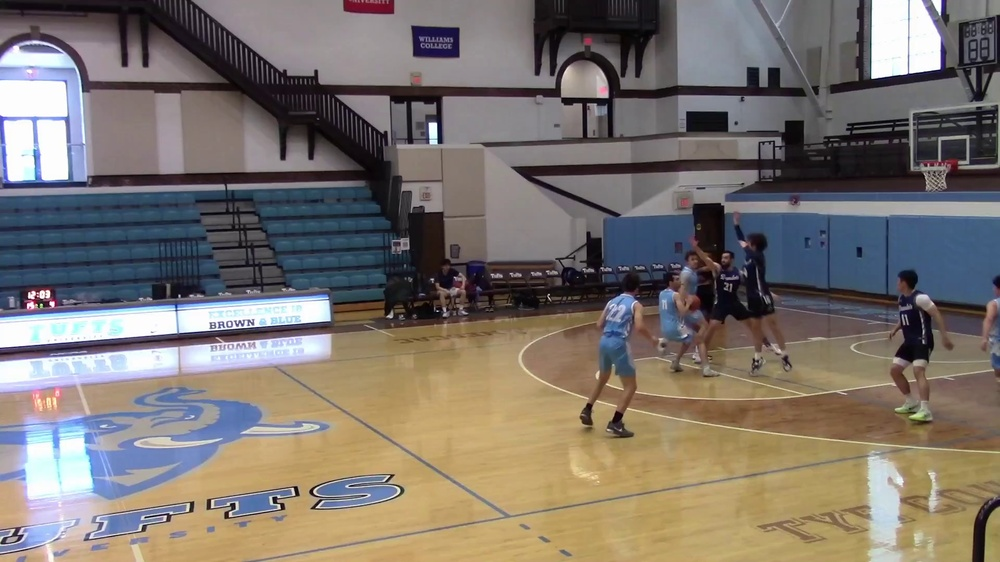
#> input picture raw_frames/tufts_v_brandeis_frame_0.jpg, 1000 x 562 px, shrunk from 1920 x 1080 before the run
$ python -i detect_basketball.py   (imports and definitions only)
#> lines starting #> are read from the running program, lines starting #| are printed output that depends on the picture; after the words box and inside, x2 and y2 are one past the last pixel; in counts of white or black regions, pixels touching at a corner belong together
#> further down, picture is the input picture: shape (562, 1000, 3); mean B, G, R 109.8, 115.9, 123.7
# NOTE: DO NOT RUN THIS FILE, THE IMAGE DETECTION IS COMPLETELY OFF

# [1 line not run here, left out]

import cv2
import os
import numpy as np

# Create the testing_data folder if it doesn't exist
output_folder = 'testing_data'
# [1 line not run here, left out]

# Define the color range for basketball detection in HSV space
lower_orange = np.array([5, 50, 50])  # Lower bound for orange color
upper_orange = np.array([15, 255, 255])  # Upper bound for orange color

# Function to detect basketball in a frame
def detect_ball(frame):
    # Convert the frame to HSV color space
    hsv = cv2.cvtColor(frame, cv2.COLOR_BGR2HSV)
#> hsv: shape (562, 1000, 3); mean H, S, V 76.7, 69.8, 133.9

    # Create a mask for the basketball color
    mask = cv2.inRange(hsv, lower_orange, upper_orange)
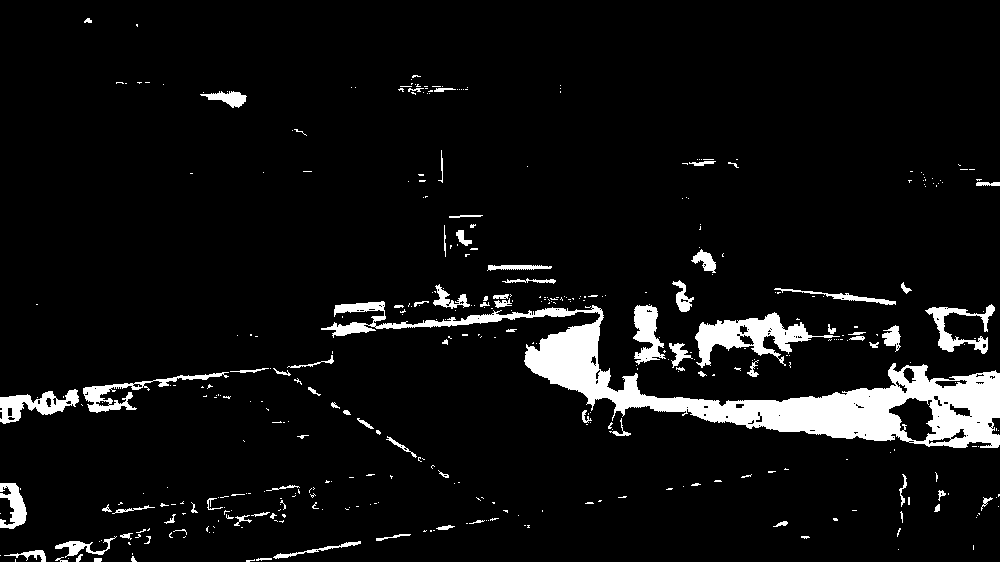
#> mask: shape (562, 1000); 6.5% white; 407 white regions (325 under 20 px), largest, box (x1, y1, x2, y2) and area: (321, 301, 1000, 448) 20502, (695, 312, 840, 368) 2896, (0, 389, 79, 424) 1230

    # Optional: Apply morphological operations to clean the mask
    mask = cv2.morphologyEx(mask, cv2.MORPH_CLOSE, np.ones((5, 5), np.uint8))
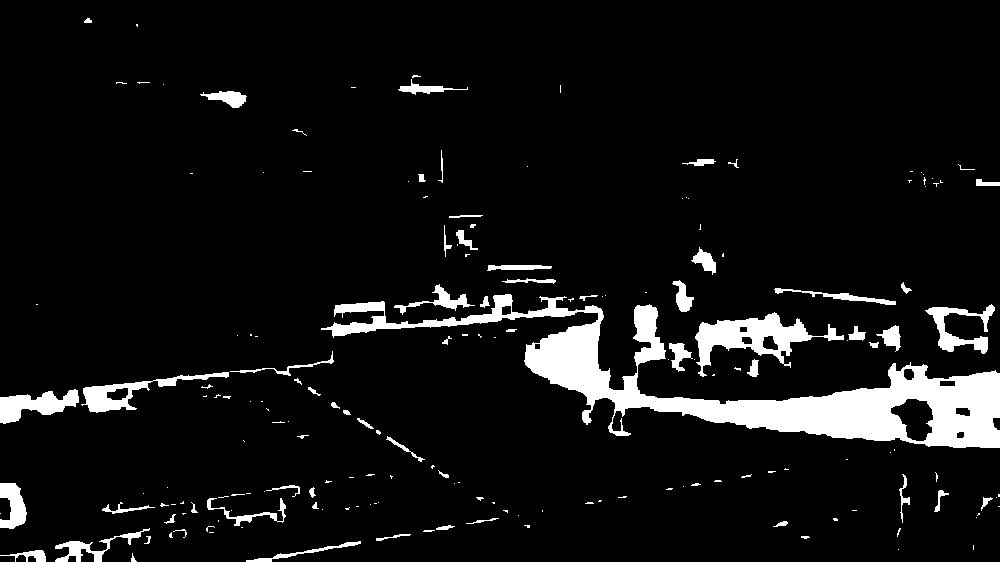
#> mask: shape (562, 1000); 7.3% white; 183 white regions (115 under 20 px)

    # Find contours in the mask
    contours, _ = cv2.findContours(mask, cv2.RETR_EXTERNAL, cv2.CHAIN_APPROX_SIMPLE)
#> contours = 183 contours, 134 with area under 20; largest, box (x1, y1, x2, y2) and area: (321, 294, 1000, 448) 23896, (695, 312, 844, 377) 3302, (81, 372, 229, 413) 1496, (0, 389, 79, 424) 1332, (925, 304, 995, 354) 1042

    ball_position = None
    for contour in contours:
        if cv2.contourArea(contour) > 500:  # Minimum contour area threshold
            # Get bounding box for the detected ball
            x, y, w, h = cv2.boundingRect(contour)
            ball_position = (x, y, w, h)
            cv2.rectangle(frame, (x, y), (x + w, y + h), (0, 255, 0), 2)
#> this loop made 183 passes
#> (x, y, w, h) on passes 14, 68, 100, 105, 124, 125, 132: (55, 528, 95, 34), (0, 483, 27, 46), (0, 389, 79, 35), (81, 372, 148, 41), (695, 312, 149, 65), (925, 304, 70, 50), (321, 294, 679, 154)
#> contour on passes 3, 4, 9, 15, 20, 23: [[898, 549]], [[973, 545], [973, 549]], [[209, 532], [213, 532]], [[241, 527], [242, 527]], [[218, 520], [218, 521]], [[976, 517]]
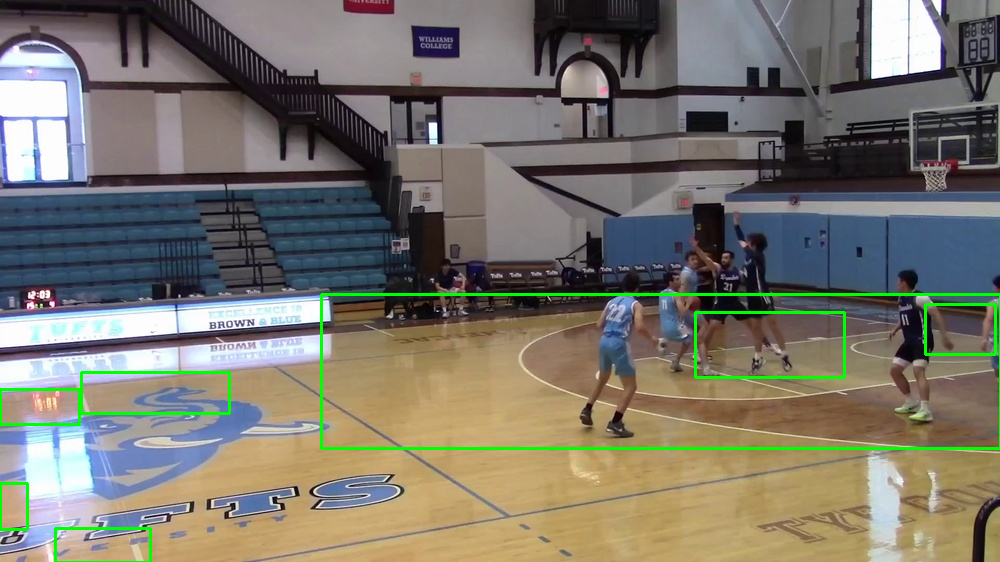
#> frame: shape (562, 1000, 3); 1.67% of pixels changed, all inside (x1, y1, x2, y2) = (0, 293, 1000, 562)

    return frame, ball_position

# Load and process each frame in the raw_frames folder
raw_frames_folder = 'raw_frames'

frame_files = os.listdir(raw_frames_folder)
# [19 lines not run here, left out]

>>> import cv2
>>> picture = cv2.imread('raw_frames/tufts_v_brandeis_frame_0.jpg')
>>> result = detect_ball(picture)

$ run again, on raw_frames/tufts_v_brandeis_frame_1470.jpg
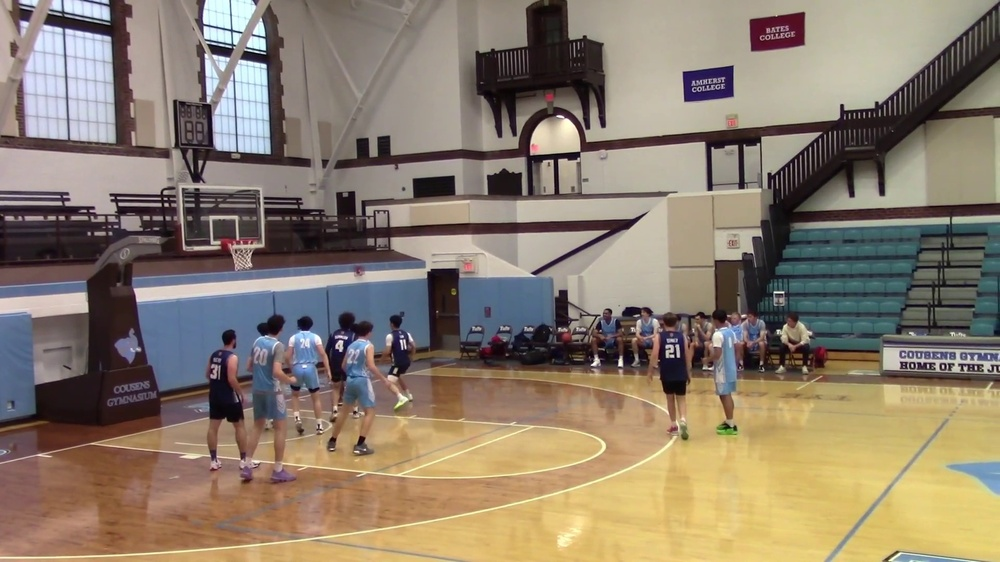
#> input picture raw_frames/tufts_v_brandeis_frame_1470.jpg, 1000 x 562 px, shrunk from 1920 x 1080 before the run
#> picture is the input picture: shape (562, 1000, 3); mean B, G, R 109.5, 125.6, 139.3
#> hsv: shape (562, 1000, 3); mean H, S, V 50.8, 73.9, 144.6
#> in detect_ball, `mask = cv2.morphologyEx(mask, cv2.MORPH_CLOSE, np.ones((5, 5), np.uint..`:
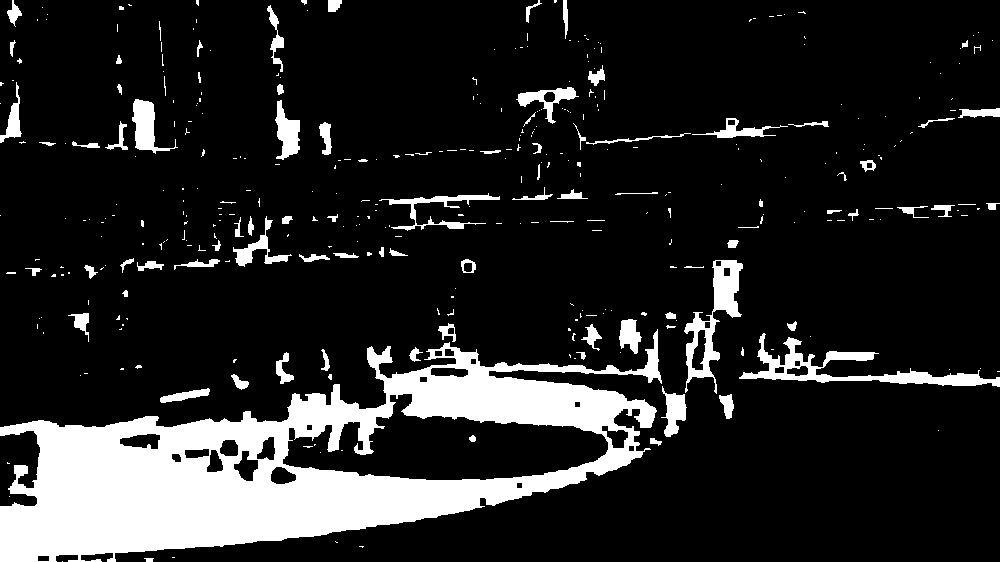
#> mask: shape (562, 1000); 14.8% white; 368 white regions (277 under 20 px)
#> contours = 363 contours, 292 with area under 20; largest, box (x1, y1, x2, y2) and area: (0, 329, 662, 562) 79293, (739, 333, 1000, 387) 3064, (684, 260, 743, 394) 2686, (132, 99, 178, 154) 949, (275, 100, 300, 160) 778
#> the loop in detect_ball, `for contour in contours:` made 363 passes
#> (x, y, w, h) on passes 12, 33, 36, 80, 140, 175, 279, 281: (661, 386, 26, 51), (739, 333, 261, 54), (0, 329, 662, 233), (684, 260, 59, 134), (233, 216, 59, 51), (379, 193, 121, 38), (275, 100, 25, 60), (132, 99, 46, 55)
#> after the loop in detect_ball, `for contour in contours:`:
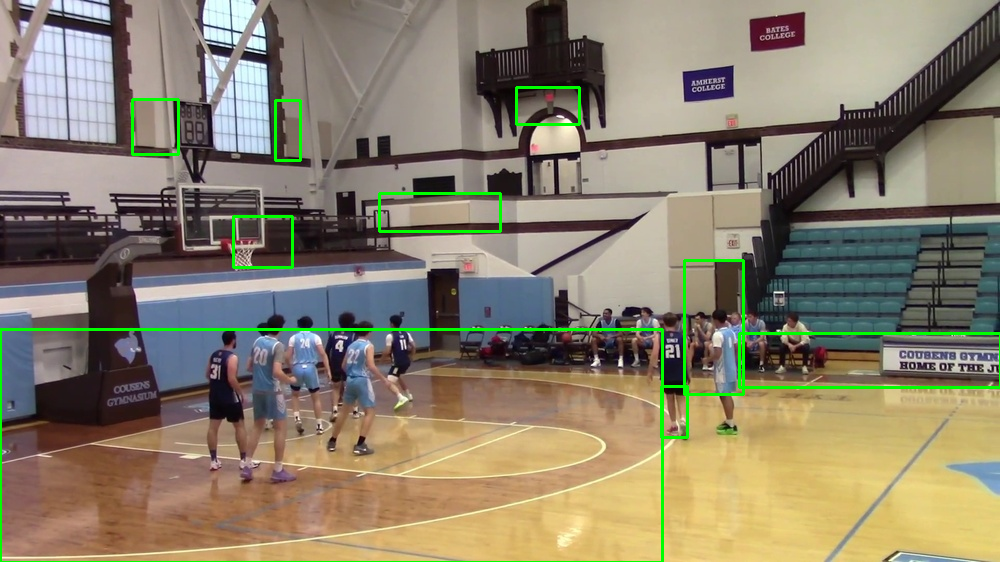
#> frame: shape (562, 1000, 3); 1.84% of pixels changed, all inside (x1, y1, x2, y2) = (0, 86, 1000, 562)
